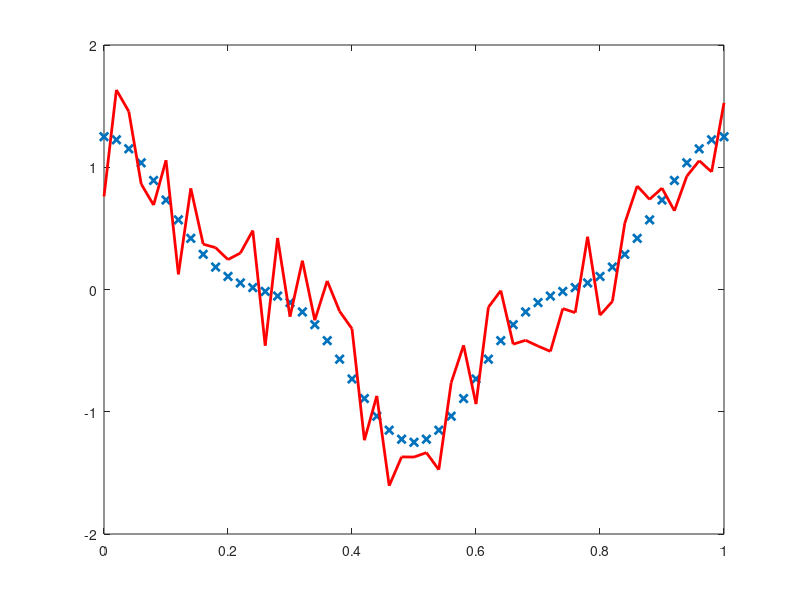

Reproduce this figure in MATLAB. (Note: this script raises an error after producing the figure.)
x = (0:0.02:1).';
y = cos(2*pi*x) + 0.25 * cos(6*pi*x);
plot(x, y, 'x','LineWidth', 2);
hold on;
y2 = y + 0.5*(2*rand(size(y))-1);
plot(x, y2, 'LineWidth', 2, 'Color', 'red');
mdl = learn(x, y2, [], 0.04);
X = (0:0.001:1).';
Y = predict(mdl, X);
plot(X, Y, 'LineWidth', 2, 'Color', 'green');
